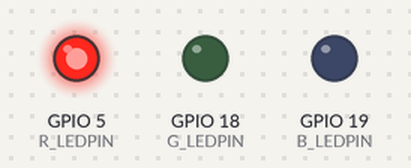
Bench run of a sketch on a simulated ESP32. On the bench: output pins drawn as LEDs (lit = HIGH).

Above: at 0.5 s.
At 1.5 s:
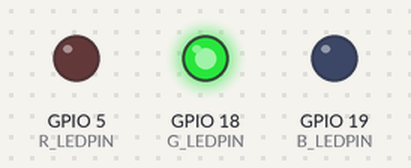
At 5.5 s:
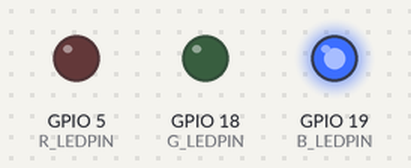
Timing chart, 0 to 6.9 s (numbered marks = the images above):
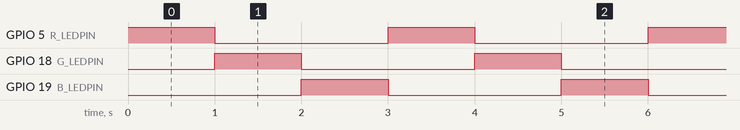

The sketch:

sketch.ino
```cpp
int R_LEDPIN =5;
int G_LEDPIN =18;
int B_LEDPIN =19;
void setup() {
  // put your setup code here, to run once:
  Serial.begin(115200);
  pinMode(R_LEDPIN, OUTPUT);
  pinMode(G_LEDPIN, OUTPUT);
  pinMode(B_LEDPIN, OUTPUT);
}

void loop() {
  // put your main code here, to run repeatedly:
  digitalWrite(R_LEDPIN, HIGH);
  digitalWrite(G_LEDPIN, LOW);
  digitalWrite(B_LEDPIN, LOW);
  delay(1000);
  digitalWrite(R_LEDPIN, LOW);
  digitalWrite(G_LEDPIN, HIGH);
  digitalWrite(B_LEDPIN, LOW);
  delay(1000);
  digitalWrite(R_LEDPIN, LOW);
  digitalWrite(G_LEDPIN, LOW);
  digitalWrite(B_LEDPIN, HIGH);
  delay(1000);

}
```

Measured:
- by itself, GPIO 5 (R_LEDPIN), GPIO 18 (G_LEDPIN), GPIO 19 (B_LEDPIN): alternates HIGH for 1.0 s and LOW for 2.0 s
- by itself, everything shown: repeats every 3.0 s, in 3 steps
